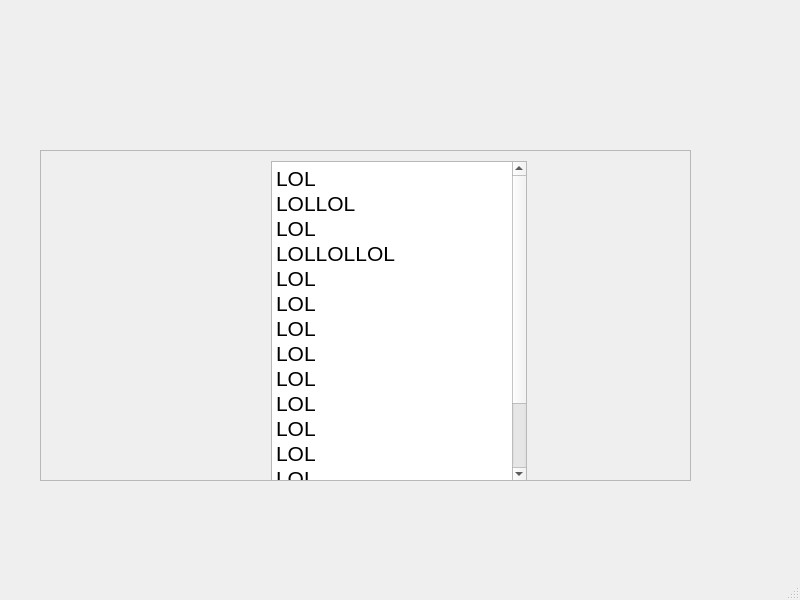
<?xml version="1.0" encoding="UTF-8"?>
<ui version="4.0">
 <class>MainWindow</class>
 <widget class="QMainWindow" name="MainWindow">
  <property name="geometry">
   <rect>
    <x>0</x>
    <y>0</y>
    <width>800</width>
    <height>600</height>
   </rect>
  </property>
  <property name="windowTitle">
   <string>MainWindow</string>
  </property>
  <widget class="QWidget" name="centralwidget">
   <widget class="QLabel" name="label">
    <property name="geometry">
     <rect>
      <x>4</x>
      <y>-1</y>
      <width>791</width>
      <height>571</height>
     </rect>
    </property>
    <property name="text">
     <string/>
    </property>
    <property name="pixmap">
     <pixmap>images/evie-s-cd05Lc5N7tE-unsplash.jpg</pixmap>
    </property>
    <property name="scaledContents">
     <bool>true</bool>
    </property>
   </widget>
   <widget class="QScrollArea" name="scrollArea">
    <property name="geometry">
     <rect>
      <x>40</x>
      <y>150</y>
      <width>651</width>
      <height>331</height>
     </rect>
    </property>
    <property name="autoFillBackground">
     <bool>false</bool>
    </property>
    <property name="widgetResizable">
     <bool>true</bool>
    </property>
    <widget class="QWidget" name="scrollAreaWidgetContents">
     <property name="geometry">
      <rect>
       <x>0</x>
       <y>0</y>
       <width>649</width>
       <height>329</height>
      </rect>
     </property>
     <widget class="QTextBrowser" name="textBrowser">
      <property name="geometry">
       <rect>
        <x>230</x>
        <y>10</y>
        <width>256</width>
        <height>321</height>
       </rect>
      </property>
      <property name="html">
       <string>&lt;!DOCTYPE HTML PUBLIC &quot;-//W3C//DTD HTML 4.0//EN&quot; &quot;http://www.w3.org/TR/REC-html40/strict.dtd&quot;&gt;
&lt;html&gt;&lt;head&gt;&lt;meta name=&quot;qrichtext&quot; content=&quot;1&quot; /&gt;&lt;style type=&quot;text/css&quot;&gt;
p, li { white-space: pre-wrap; }
&lt;/style&gt;&lt;/head&gt;&lt;body style=&quot; font-family:'MS Shell Dlg 2'; font-size:8pt; font-weight:400; font-style:normal;&quot;&gt;
&lt;p style=&quot; margin-top:0px; margin-bottom:0px; margin-left:0px; margin-right:0px; -qt-block-indent:0; text-indent:0px;&quot;&gt;&lt;span style=&quot; font-size:16pt;&quot;&gt;LOL&lt;/span&gt;&lt;/p&gt;
&lt;p style=&quot; margin-top:0px; margin-bottom:0px; margin-left:0px; margin-right:0px; -qt-block-indent:0; text-indent:0px;&quot;&gt;&lt;span style=&quot; font-size:16pt;&quot;&gt;LOLLOL&lt;/span&gt;&lt;/p&gt;
&lt;p style=&quot; margin-top:0px; margin-bottom:0px; margin-left:0px; margin-right:0px; -qt-block-indent:0; text-indent:0px;&quot;&gt;&lt;span style=&quot; font-size:16pt;&quot;&gt;LOL&lt;/span&gt;&lt;/p&gt;
&lt;p style=&quot; margin-top:0px; margin-bottom:0px; margin-left:0px; margin-right:0px; -qt-block-indent:0; text-indent:0px;&quot;&gt;&lt;span style=&quot; font-size:16pt;&quot;&gt;LOLLOLLOL&lt;/span&gt;&lt;/p&gt;
&lt;p style=&quot; margin-top:0px; margin-bottom:0px; margin-left:0px; margin-right:0px; -qt-block-indent:0; text-indent:0px;&quot;&gt;&lt;span style=&quot; font-size:16pt;&quot;&gt;LOL&lt;/span&gt;&lt;/p&gt;
&lt;p style=&quot; margin-top:0px; margin-bottom:0px; margin-left:0px; margin-right:0px; -qt-block-indent:0; text-indent:0px;&quot;&gt;&lt;span style=&quot; font-size:16pt;&quot;&gt;LOL&lt;/span&gt;&lt;/p&gt;
&lt;p style=&quot; margin-top:0px; margin-bottom:0px; margin-left:0px; margin-right:0px; -qt-block-indent:0; text-indent:0px;&quot;&gt;&lt;span style=&quot; font-size:16pt;&quot;&gt;LOL&lt;/span&gt;&lt;/p&gt;
&lt;p style=&quot; margin-top:0px; margin-bottom:0px; margin-left:0px; margin-right:0px; -qt-block-indent:0; text-indent:0px;&quot;&gt;&lt;span style=&quot; font-size:16pt;&quot;&gt;LOL&lt;/span&gt;&lt;/p&gt;
&lt;p style=&quot; margin-top:0px; margin-bottom:0px; margin-left:0px; margin-right:0px; -qt-block-indent:0; text-indent:0px;&quot;&gt;&lt;span style=&quot; font-size:16pt;&quot;&gt;LOL&lt;/span&gt;&lt;/p&gt;
&lt;p style=&quot; margin-top:0px; margin-bottom:0px; margin-left:0px; margin-right:0px; -qt-block-indent:0; text-indent:0px;&quot;&gt;&lt;span style=&quot; font-size:16pt;&quot;&gt;LOL&lt;/span&gt;&lt;/p&gt;
&lt;p style=&quot; margin-top:0px; margin-bottom:0px; margin-left:0px; margin-right:0px; -qt-block-indent:0; text-indent:0px;&quot;&gt;&lt;span style=&quot; font-size:16pt;&quot;&gt;LOL&lt;/span&gt;&lt;/p&gt;
&lt;p style=&quot; margin-top:0px; margin-bottom:0px; margin-left:0px; margin-right:0px; -qt-block-indent:0; text-indent:0px;&quot;&gt;&lt;span style=&quot; font-size:16pt;&quot;&gt;LOL&lt;/span&gt;&lt;/p&gt;
&lt;p style=&quot; margin-top:0px; margin-bottom:0px; margin-left:0px; margin-right:0px; -qt-block-indent:0; text-indent:0px;&quot;&gt;&lt;span style=&quot; font-size:16pt;&quot;&gt;LOL&lt;/span&gt;&lt;/p&gt;
&lt;p style=&quot; margin-top:0px; margin-bottom:0px; margin-left:0px; margin-right:0px; -qt-block-indent:0; text-indent:0px;&quot;&gt;&lt;span style=&quot; font-size:16pt;&quot;&gt;LOL&lt;/span&gt;&lt;/p&gt;
&lt;p style=&quot; margin-top:0px; margin-bottom:0px; margin-left:0px; margin-right:0px; -qt-block-indent:0; text-indent:0px;&quot;&gt;&lt;span style=&quot; font-size:16pt;&quot;&gt;LOL&lt;/span&gt;&lt;/p&gt;
&lt;p style=&quot;-qt-paragraph-type:empty; margin-top:0px; margin-bottom:0px; margin-left:0px; margin-right:0px; -qt-block-indent:0; text-indent:0px; font-size:16pt;&quot;&gt;&lt;br /&gt;&lt;/p&gt;&lt;/body&gt;&lt;/html&gt;</string>
      </property>
     </widget>
    </widget>
   </widget>
  </widget>
  <widget class="QMenuBar" name="menubar">
   <property name="geometry">
    <rect>
     <x>0</x>
     <y>0</y>
     <width>800</width>
     <height>18</height>
    </rect>
   </property>
  </widget>
  <widget class="QStatusBar" name="statusbar"/>
 </widget>
 <resources/>
 <connections/>
</ui>
